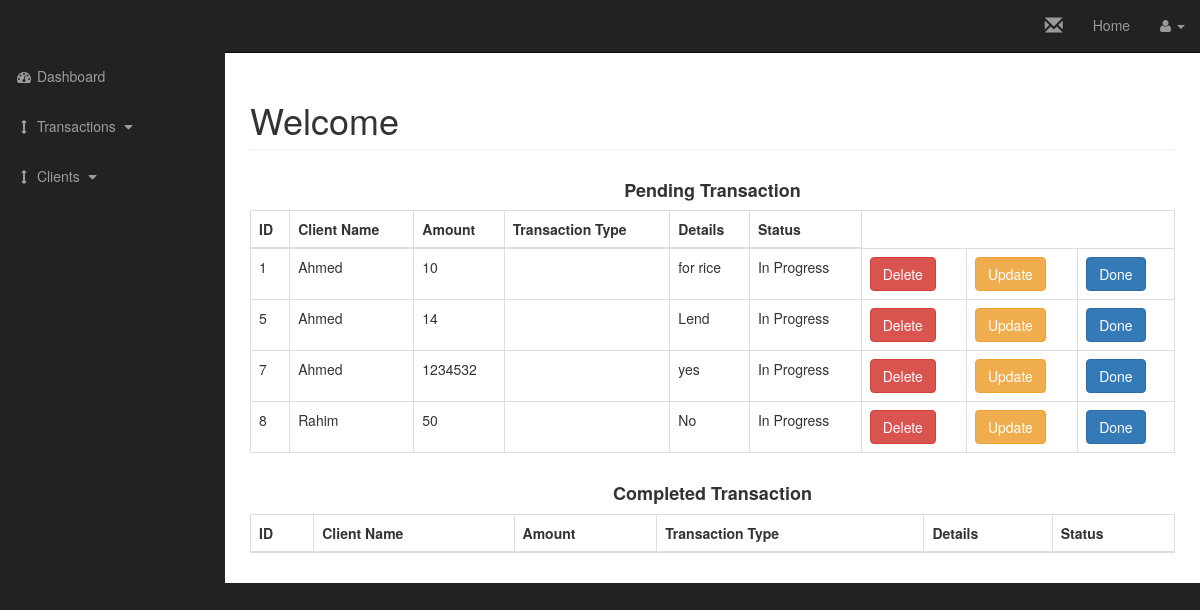
/admin/transaction.php, run on the app's committed database.
### tables this page shows
CREATE TABLE `detail_transaction` (
  `transaction_id` int(11) NOT NULL,
  `client_name` varchar(255) NOT NULL,
  `transaction_amount` varchar(255) NOT NULL,
  `transaction_details` varchar(1000) NOT NULL,
  `transaction_status` varchar(255) NOT NULL
);

### admin/adminincludes/view_all_transaction.php (the view, shortened to what this page needs)
<section>
<div class="container-fluid">
<div class="row">
<div class="col-6">
<h4 style="text-align: center;">  <strong> Pending Transaction</strong> </h4>
<div class="table-responsive">
<table class="table table-bordered table-hover">
                          <thead>
                            <tr>
                              <th>ID </th>
                              <th>Client Name</th>
                              <th>Amount</th>
                              <th>Transaction Type</th>
                              <th>Details</th>
                              <th>Status</th>
                            </tr>
                          </thead>
              <tbody>
                          <?php
    $sql  = "SELECT * FROM detail_transaction WHERE transaction_status = 'In Progress';";
    $result = mysqli_query($conn , $sql);
    while ($row=mysqli_fetch_assoc($result))
    {
      $id=$row['transaction_id'];
      $name = $row['client_name'];
      $amount = $row['transaction_amount'];
      $type=$row['transaction_type'];
      $details= $row['transaction_details'];
      $status = $row['transaction_status'];
        echo "<tr>";
        echo "<td>$id</td>";
        echo "<td>$name</td>";
        echo "<td>$amount</td>";
        echo "<td>$type</td>";
        echo "<td>$details</td>";
        echo "<td>$status</td>";
        echo "<td><a type='submit' class='btn btn-danger'  href='transaction.php?delete={$id}'> Delete </a></td>";
        echo "<td><a type='button' class='btn btn-warning' href='transaction.php?source=update_transaction&t_id={$id}'>Update</a></td>";
        echo "<td><a type='submit' class='btn btn-primary' name ='calc' href='transaction.php?done={$id}' > Done </a></td>";
        echo "</tr>";
    }
?>
</tbody>
</table>
</div>
<div class="col-6">
<h4 style="text-align: center;">  <strong> Completed Transaction</strong> </h4>
<div class="table-responsive">
<table class="table table-bordered table-hover">
                          <thead>
                            <tr>
                              <th>ID </th>
                              <th>Client Name</th>
                              <th>Amount</th>
                              <th>Transaction Type</th>
                              <th>Details</th>
                              <th>Status</th>
                            </tr>
                          </thead>
</table>
</div>
</div>
</div>
</div>
</section>

### admin/adminincludes/adminheader.php (shortened to what this page needs)
<!DOCTYPE html>
<html lang="en">
<head>
    <link href="./css/bootstrap.min.css" rel="stylesheet">
    <link href="./css/sb-admin.css" rel="stylesheet">
    <link href="./font-awesome/css/font-awesome.min.css" rel="stylesheet" type="text/css">
</head>
<body>

### admin/transaction.php (shortened to what this page needs)
  <?php
include "adminincludes/adminheader.php";
?>
    <div id="wrapper">
<?php
include "adminincludes/adminnavigation.php"
?>
        <div id="page-wrapper">
            <div class="container-fluid">
                <div class="row">
                    <div class="col-lg-12">
                    <h1 class="page-header">
                            Welcome
                        </h1>
<?php
if (isset($_GET['source']))
{
 $source = $_GET['source'];
}
else
{
  $source = '';
}
switch ($source) {
  default:
  include "adminincludes/view_all_transaction.php";
    break;
}
?>
                    </div>
                </div>
            </div>
        </div>
 <?php
include "adminincludes/adminfooter.php";
?>
  </body>
</html>

### admin/adminincludes/adminnavigation.php (shortened to what this page needs)
        <nav class="navbar navbar-inverse navbar-fixed-top" role="navigation">
   <div class="navbar-header">
       <a class="navbar-brand" href="index.html"></a>
   </div>
   <ul class="nav navbar-right top-nav">
   <li class="dropdown">
       <a href="#" class="dropdown-toggle" data-toggle="dropdown"><span class="label label-pill label-danger count" style="border-radius:10px;"></span> <span class="glyphicon glyphicon-envelope" style="font-size:18px;"></span></a>
      </li>
    <li> <a>Home</a> </li>
       <li class="dropdown">
           <a href="#" class="dropdown-toggle a" data-toggle="dropdown a"><i class="fa fa-user"></i> <?php echo $_SESSION['Username']; ?> <b class="caret"></b></a>
       </li>
   </ul>
   <div class="collapse navbar-collapse navbar-ex1-collapse">
       <ul class="nav navbar-nav side-nav"  >
           <li>
               <a href="index.php"><i class="fa fa-fw fa-dashboard"></i> Dashboard</a>
           </li>
           <li>
               <a href="#" data-toggle="collapse" data-target="#posts_dropdown"><i class="fa fa-fw fa-arrows-v"></i> Transactions <i class="fa fa-fw fa-caret-down"></i></a>
           </li>
           <li>
               <a href="#" data-toggle="collapse" data-target="#clients_dropdown"><i class="fa fa-fw fa-arrows-v"></i> Clients <i class="fa fa-fw fa-caret-down"></i></a>
           </li>
       </ul>
   </div>
</nav>

### admin/adminincludes/adminfooter.php (shortened to what this page needs)
</div>
</body>
</html>

### admin/css/sb-admin.css (style rules this page uses)
body { margin-top: 100px; background-color: #222; }
@media (min-width:768px) { body { margin-top: 50px; } }
#wrapper { padding-left: 0; }
#page-wrapper { width: 100%; padding: 0; background-color: #fff; }
@media (min-width:768px) { #wrapper { padding-left: 225px; } }
@media (min-width:768px) { #page-wrapper { padding: 10px; } }
.top-nav { padding: 0 15px; }
.top-nav>li { display: inline-block; float: left; }
.top-nav>li>a { padding-top: 15px; padding-bottom: 15px; line-height: 20px; color: #999; }
@media (min-width:768px) { .side-nav { position: fixed; top: 51px; left: 225px; width: 225px; margin-left: -225px; border: none; border-radius: 0; overflow-y: auto; background-color: #222; } }
@media (min-width:768px) { .side-nav>li>a { width: 225px; } }

### data on the page
detail_transaction: transaction_id "1", client_name "Ahmed", transaction_amount "10", transaction_details "for rice", transaction_status "In Progress"
detail_transaction: transaction_id "5", client_name "Ahmed", transaction_amount "14", transaction_details "Lend", transaction_status "In Progress"
detail_transaction: transaction_id "7", client_name "Ahmed", transaction_amount "1234532", transaction_details "yes", transaction_status "In Progress"
detail_transaction: transaction_id "8", client_name "Rahim", transaction_amount "50", transaction_details "No", transaction_status "In Progress"
